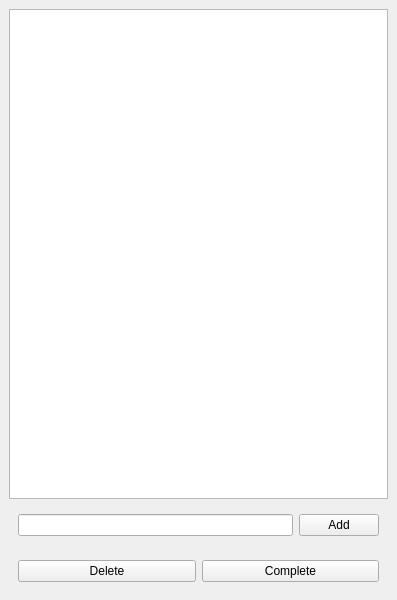
<?xml version="1.0" encoding="UTF-8"?>
<ui version="4.0">
 <class>MainWindow</class>
 <widget class="QMainWindow" name="MainWindow">
  <property name="geometry">
   <rect>
    <x>0</x>
    <y>0</y>
    <width>397</width>
    <height>600</height>
   </rect>
  </property>
  <property name="windowTitle">
   <string>MainWindow</string>
  </property>
  <widget class="QWidget" name="centralwidget">
   <layout class="QVBoxLayout" name="verticalLayout">
    <item>
     <widget class="QListView" name="listView"/>
    </item>
    <item>
     <widget class="QWidget" name="widget" native="true">
      <layout class="QHBoxLayout" name="horizontalLayout">
       <item>
        <widget class="QLineEdit" name="lineEdit"/>
       </item>
       <item>
        <widget class="QPushButton" name="pushButtonAdd">
         <property name="text">
          <string>Add</string>
         </property>
        </widget>
       </item>
      </layout>
     </widget>
    </item>
    <item>
     <widget class="QWidget" name="widget_2" native="true">
      <layout class="QHBoxLayout" name="horizontalLayout_2">
       <item>
        <widget class="QPushButton" name="pushButtonDelete">
         <property name="text">
          <string>Delete</string>
         </property>
        </widget>
       </item>
       <item>
        <widget class="QPushButton" name="pushButtonComplete">
         <property name="text">
          <string>Complete</string>
         </property>
        </widget>
       </item>
      </layout>
     </widget>
    </item>
   </layout>
  </widget>
 </widget>
 <resources/>
 <connections/>
</ui>
